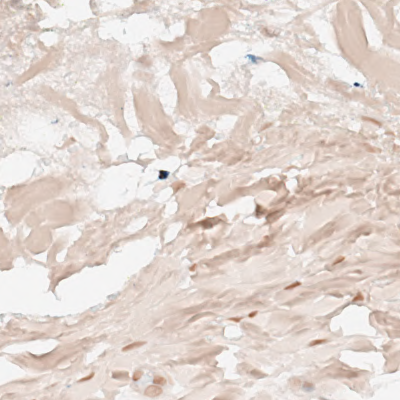
%> input picture Matlab algorithms/Segmentation/Sources/Case 4/CD3/subregions/DigitalPathology0.png, 400 x 400 px; its folder holds only this picture in this run
$ octave Main.m   (GNU Octave 9; MATLAB toolbox functions it lacks are replaced by stand-ins)
%> lines starting %> are read from the running program, lines starting %| are printed output that depends on the picture; in (x1, y1, x2, y2) boxes, pixels count from 0 and x2, y2 are one past the last pixel; in counts of white or black regions, pixels touching at a corner belong together; the program's own positions count from 1; long printed decimals are rounded
### Matlab algorithms/Segmentation/rgb2cmyk.m
% This function is used to convert image color channels from rgb to CMYK

function c = rgb2cmyk(c)

% RGB2CMYK   Converts between RGB- and CMYK- Colors
%
% RedGreenBlue <---> CyanMangentaYellowBlack
%
% CMYK = RGB2CMYK(  RGB )
%
%  RGB = RGB2CMYK( CMYK )
%
% RGB :  N by 3   , N Colors
% CMYK:  N by 4
%
%

s = size(c);
n = size(s,2);

m = s(2+(n==3));

if ~( isnumeric(c) & any( n == [ 2  3 ]) & ...
      any( m == [ 3  4 ] ) )
    error('Input must be a RGB or CMYK ColorMatrice.');
end

if isempty(c)
   return
end

u8 = strcmp(class(c),'uint8');
if u8
   c = double(c)/255;
end

sub = { ':'  ':' };
sub = sub(1:(1+(n==3)));

if m == 3
%  RGB --> CMYK

   c = 1 - c;
   k = min(c,[],n);

   c = c - k(sub{:},[1 1 1]);

   c = cat( n , c , k );

else
% CMYK --> RGB

   c = 1 - ( c(sub{:},[1 2 3]) + c(sub{:},[4 4 4]) );

end


if u8
   c = uint8(round(c*255));
end


### Matlab algorithms/Segmentation/regionSelection.m
%----------------------------Function file----------------------------%
% This file is used to finalized the cell list for coordinate extraction
% for the current subregion.
% Only the cells that passed the morphometric filters (i.e. the circularity and area are both below the thresholds)
%will be recorded as
% the final algorithmic detected cells.


function selected_region = regionSelection(BinaryImg, IndexList)

%-------------------Get the Pixels Id in each region----------------------%
[row, col] = size(BinaryImg);
PixelIdList = regionprops(BinaryImg, 'PixelIdxList');

%-------------------Get the size of PixelIdList---------------------------%

Length_Pixel_Id = length(PixelIdList);

%-------------------Get the Pixels of ruled out regions-------------------%

Index_length = length(IndexList);
for i = 1:Index_length
    RegionId = IndexList(i);
    Region_Pixels_Collective = PixelIdList(RegionId);

    Region_Pixels_Collective = struct2cell(Region_Pixels_Collective);
    Region_Pixels_Collective = cell2mat(Region_Pixels_Collective);
    %Num2handle = length(Region_Pixels_Collective);


    %----------Loop through the regions to be handled----------%
    Region_idx = Region_Pixels_Collective;
    %------------Get the number of pixles in this region-----------%
    Pixel_num = length(Region_idx);
    %-----------------For each pixel in this region----------------%
    for j = 1:Pixel_num
        Pixel = Region_idx(j);
        %-----------The integer part as row, remainder part as column-----%
        coordinate_x = mod(Pixel,row);
        coordinate_y = fix(Pixel/row);
        if coordinate_x > 0 && coordinate_y > 0
            BinaryImg(coordinate_x,coordinate_y+1) = 0;
        end
        if coordinate_y == 0
            coordinate_y = 1;
            BinaryImg(coordinate_x,coordinate_y) = 0;
        end
    end

end
%------------------------Eliminate noise----------------------------------%
selected_region = BinaryImg;
se=strel('disk',1);
selected_region=bwareaopen(selected_region,20);
selected_region=imclose(selected_region,se);

%-----------------------Redo watershed algorithm--------------------------%
D = -bwdist(~selected_region);

mask=imextendedmin(D,4);
D2=imimposemin(D,mask);
Ld=watershed(D);
Water_splited=selected_region;
Water_splited(Ld==0)=0;
selected_region=Water_splited;

### Matlab algorithms/Segmentation/Coordinates_record.m
% This function is used to save the coordinate of the centroid of each
% selected cells.

function Coordinates_record(selected_img, num)
bw_c = regionprops(selected_img,'centroid');
centroids_coordinates = cat(1, bw_c.Centroid);

% Write coordinates to txt file
FileName = sprintf('./Sources/Case 4/CD3/Coords/DigitalPathology%d_allPoint.txt',num);
%FileName = sprintf('./CD3_Case2_Points/DigitalPathology%d_allPoint.txt',num);

dlmwrite(FileName,centroids_coordinates,'delimiter','\t');

### Matlab algorithms/Segmentation/Main.m
%----------------------------Image Information----------------------------%
% With treatment, breast cancer.
% In this study, the resolution of WSIs is ~0.497 microns per pixel.
% 1 Pixel = 0.497 Microns, 1 Pixel^2  = 0.247 Microns^2

%%%% Note: Don't forget to change file path in this script and:
%%%% - Coordinate_record.m
%%%% before switching the slides

format compact, close all, clear all, clc;
% alternative set of standard values (HDAB from Fiji)

% Batch file processing
PathRoot = './Sources/Case 4/CD3/subregions'; % File path where subregions are stored

% Counting numbers of tiles
fileNum=length(dir(PathRoot))-2;
Cell_tot = zeros(fileNum, 1);
CMYK_dist = zeros(1,0);

for num = 0:fileNum-1
    num; % print current loop index
    imageFileName = sprintf('DigitalPathology%d.png',num);

    %------------Claim file paths------------%
    Current_path = pwd;

    Segment_image_path = './Sources/Case 4/CD3/subregions'; %'./Sources/Case5/CD20'
    cd(Segment_image_path)
    img=imread(imageFileName);
%> img is the input picture: size 400x400x3 uint8; mean R, G, B 226.2, 214.4, 208.1
    [row, col,dim] = size(img);
%> row = 400; col = 400; dim = 3
    cd(Current_path)

    img_double = im2double(img)*255;
    channel_1 = img_double(:,:,1);
    channel_2 = img_double(:,:,2);
    channel_3 = img_double(:,:,3);
    Color_distance = zeros(row,col);
    split_1 = img(:,:,1);
    split_2 = img(:,:,2);
    split_3 = img(:,:,3);

% Introduce CMYK model, filter background images
    img_cmyk = rgb2cmyk(img);
%> in rgb2cmyk, `c = 1 - c;`:
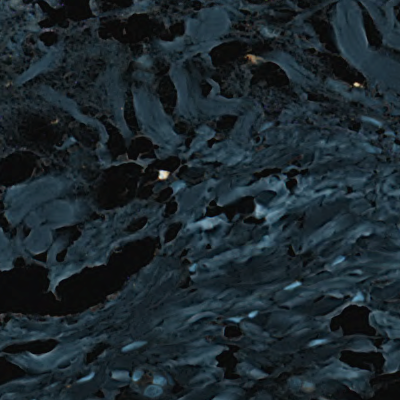
%> c: size 400x400x3 double; mean R, G, B 0.113, 0.159, 0.184
%> in rgb2cmyk, `k = min(c,[],n);`:
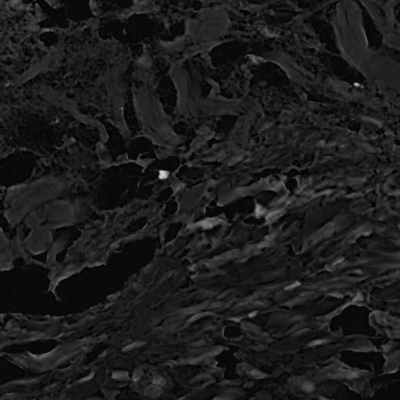
%> k: size 400x400 double; min 0, max 0.847, mean 0.113
%> in rgb2cmyk, `c = c - k(sub{:},[1 1 1]);`:
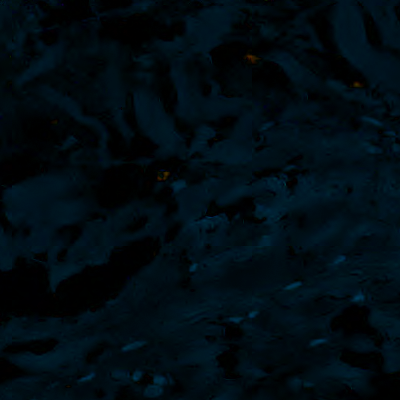
%> c: size 400x400x3 double; mean R, G, B 0.000456, 0.0467, 0.0714
    img_yellow = img_cmyk(:,:,3);
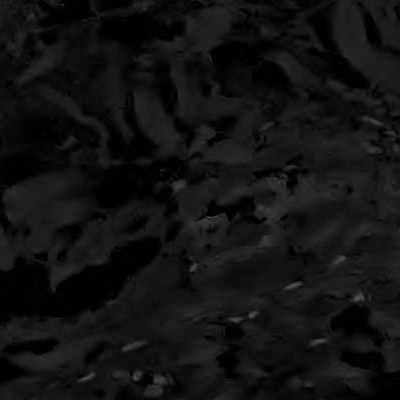
%> img_yellow: size 400x400 uint8; min 0, max 87, mean 18.2
    CMYK_dist = [CMYK_dist;mean(mean(img_yellow))];
%> CMYK_dist = 18.22
    % Set manually tuned thresholds to rule out background and overstained
    % tiles
    if  mean(mean(channel_3)) >= 120  && mean(mean(img_yellow)) < 35 && mean(mean(channel_3)) < 220 % 2 for yellow channel
        for i=1:row
            for j = 1:col
                % Set reference color vector
                Color_distance(i, j) = sqrt((channel_1(i,j)- .75)^2+ (channel_2(i,j)-47.93)^2 + (channel_3(i,j)-91.5543)^2);
                % Set manually tuned thresholds to allow color variability
                if Color_distance(i,j) < 155
                    Color_distance(i,j) = 1;
                else
                    Color_distance(i,j) = 0;
                end
            end
        end
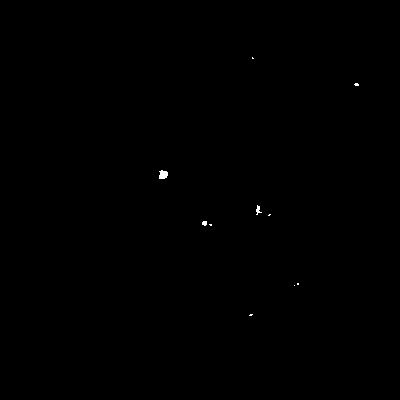
%> Color_distance: size 400x400 double; values 0 (black) and 1 (white), 0.09% white; 10 white regions (7 under 20 px), largest, box (x1, y1, x2, y2) and area: (159, 170, 168, 179) 65, (256, 205, 262, 215) 29, (202, 221, 207, 226) 21
    end
    Dist_max = max(Color_distance);
%> Dist_max = 400 values, max 1 at index 160, min 0 at index 1, mean 0.0975
    Dist_logical = logical(Color_distance);
    %figure;
    %imshow(Dist_logical)

    % Morphological operations
    se=strel('disk',1);
    bw3=bwareaopen(Dist_logical,20);
    bw4=imclose(bw3,se);
%> bw4: size 400x400 logical; 0.07% white; 3 white regions, box (x1, y1, x2, y2) and area: (159, 170, 168, 179) 65, (256, 205, 262, 215) 30, (202, 221, 207, 226) 21

    %figure
    %imshow(bw4);

    D = -bwdist(~bw4);
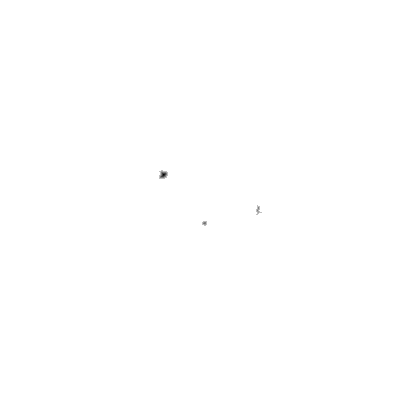
%> D: size 400x400 single; min -4, max 0, mean -0.00112; drawn with min black and max white

    mask=imextendedmin(D,4);
%> mask: size 400x400 logical; every value is 1
    D2=imimposemin(D,mask);
%> D2: size 400x400 single; every value is NaN or infinite
    Ld=watershed(D);
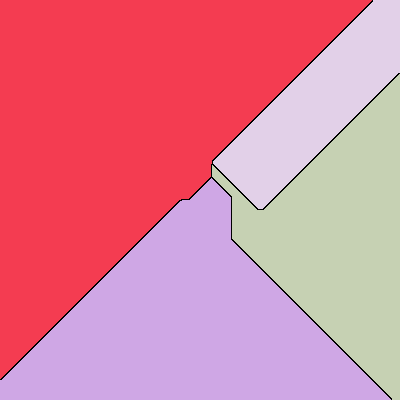
%> Ld: size 400x400 uint8; 5 distinct labels, from 0 to 4; one colour per label, 0 black
    Water_splited=bw4;
    Water_splited(Ld==0)=0;
%> Water_splited: size 400x400 logical; 0.07% white; 4 white regions (2 under 20 px), largest, box (x1, y1, x2, y2) and area: (159, 170, 168, 179) 65, (202, 221, 207, 226) 21
    show_img=Water_splited;

    %-----------------------Calculate Areas-----------------------------------%

    Area_aggregate= regionprops(show_img, 'Area');
%> Area_aggregate = 4 regions; Area: 65, 21, 17, 9
    Area_cell = struct2cell(Area_aggregate);
%> Area_cell = {65, 21, 17, 9}
    Area = cell2mat(Area_cell);
%> Area = [65 21 17 9]
    cell_number_initial = length(Area);
%> cell_number_initial = 4

    %---------------------Calculate Major/Minor AxisLength--------------------%
    Major_axis_struct = regionprops(show_img,'MajorAxisLength');
%> Major_axis_struct = 4 regions; MajorAxisLength: 9.92, 5.44, 6.06, 4.4
    Major_axis_cell = struct2cell(Major_axis_struct);
%> Major_axis_cell = {9.92, 5.44, 6.06, 4.4}
    Major_axis = cell2mat(Major_axis_cell);
%> Major_axis = [9.92 5.44 6.06 4.4]

    Minor_axis_struct = regionprops(show_img,'MinorAxisLength');
%> Minor_axis_struct = 4 items; MinorAxisLength: 8.84, 5.12, 5.3, 2.86
    Minor_axis_cell = struct2cell(Minor_axis_struct);
%> Minor_axis_cell = {8.84, 5.12, 5.3, 2.86}
    Minor_axis = cell2mat(Minor_axis_cell);
%> Minor_axis = [8.84 5.12 5.3 2.86]
    Ovality = Major_axis - Minor_axis;
%> Ovality = [1.08 0.317 0.765 1.55]
    Ovality_mean = mean(Ovality);
%> Ovality_mean = 0.927

    %---------------------Calculate Perimeters--------------------------------%

    Perimeter_aggregate = regionprops(show_img, 'Perimeter');
%> Perimeter_aggregate = 4 regions; Perimeter: 27.99, 13.29, 16.77, 8.15
    Peri_cell = struct2cell(Perimeter_aggregate);
%> Peri_cell = {27.99, 13.29, 16.77, 8.15}
    Perimeter = cell2mat(Peri_cell);
%> Perimeter = [27.99 13.29 16.77 8.15]

    %-------------------Find the microns area of cells------------------------%
    Area_microns = Area.*0.247; % convert the unit from pixel^2 -> um^2
%> Area_microns = [16.05 5.19 4.2 2.22]
    Area_mean = mean(Area_microns);
%> Area_mean = 6.92
    Area_std = std(Area_microns);
%> Area_std = 6.22

    %-----------------Find the microns perimeters of cells--------------------%

    Perimeter_microns = Perimeter.*0.497;
%> Perimeter_microns = [13.91 6.61 8.34 4.05]
    Peri_mean = mean(Perimeter_microns);
%> Peri_mean = 8.22
    Peri_std = std(Perimeter_microns);
%> Peri_std = 4.18

    %------------------Calculate the circularity for each cell----------------%
    Circularity = zeros(cell_number_initial,1);
    for i=1:cell_number_initial
        Circularity(i) = (Perimeter_microns(i).^2)./(4.*pi.*Area_microns(i));
    end
%> this loop made 4 passes
%> after the loop, Circularity = [0.959; 0.669; 1.32; 0.587]
    cell_number_correct = 0;
    IndexList = [];
    for i=1:cell_number_initial
        if Circularity(i) > 0.7 && Area_microns(i) > 10 && Area_microns(i) < 85
            cell_number_correct =  cell_number_correct + 1;
        else
            IndexList = [IndexList;i];
        end
    end
%> this loop made 4 passes
%> IndexList on passes 2 to 4: 2, [2; 3], [2; 3; 4]
%> cell_number_correct on pass 1: 1
    % Function: regionSelect is used to finalize the cell list from
    % candidate pool, based on above morphometrics
    selected_img = regionSelection(show_img, IndexList);
%> in regionSelection, `PixelIdList = regionprops(BinaryImg, 'PixelIdxList');`: PixelIdList = 4 items
%> in regionSelection, `Length_Pixel_Id = length(PixelIdList);`: Length_Pixel_Id = 4
%> in regionSelection, `Index_length = length(IndexList);`: Index_length = 3
%> the loop in regionSelection, `for i = 1:Index_length` made 3 passes
%> Pixel_num on passes 1 to 3: 21, 17, 9
%> after the loop in regionSelection, `for i = 1:Index_length`: BinaryImg: size 400x400 logical; 0.04% white; 1 white region, box (x1, y1, x2, y2) and area: (159, 170, 168, 179) 65
    s = regionprops(selected_img,'centroid');
%> s = 1 region; Centroid: [163.8 175.3]

    centroids = cat(1,s.Centroid);
%> centroids = [163.8 175.3]
% [11 lines of commented-out code are left out]
    coordinates_accumulate = zeros(0,2);
    Coordinates_record(selected_img,num);
%> in Coordinates_record, `bw_c = regionprops(selected_img,'centroid');`: bw_c = 1 region; Centroid: [163.8 175.3]
%> in Coordinates_record, `centroids_coordinates = cat(1, bw_c.Centroid);`: centroids_coordinates = [163.8 175.3]
    Circularity_mean = mean(Circularity);
%> Circularity_mean = 0.883

    perim=bwperim(selected_img);
%> perim: size 400x400 logical; 0.02% white in thin lines or dots, all inside (x1, y1, x2, y2) = (159, 170, 168, 179)
    r=img(:,:,1);
    g=img(:,:,2);
    b=img(:,:,3);
    r(perim)=255;
%> r: size 400x400 uint8; min 21, max 255, mean 226.2; mean of the top-left, top-right, bottom-left and bottom-right quarters 228.4, 224.2, 227.5, 224.8
    g(perim)=0;
%> g: size 400x400 uint8; min 0, max 253, mean 214.4
    b(perim)=0;
%> b: size 400x400 uint8; min 0, max 255, mean 208.1
    img(:,:,1)=r;
    img(:,:,2)=g;
%> img: size 400x400x3 uint8; mean R, G, B 226.2, 214.4, 208.1; mean of the top-left, top-right, bottom-left and bottom-right quarters 220.9, 213.2, 217.6, 213.1
    img(:,:,3)=b;


    if cell_number_correct ~= 0
        filepath = pwd;
        cd('./Sources/Case 4/CD3/Processed subregions') %'./Sources/Case5/CD20'
        imwrite(img,imageFileName)
        cd(filepath)
        fprintf('The number of cells are: %f \n',cell_number_correct);
%| The number of cells are: 1.000
        fprintf('The Circularity_mean is: %f, \n The Ovality_mean is: %f, \n The Area_mean is: %f, \n, The perimeter is: %d \n', Circularity_mean, Ovality_mean, Area_mean, Peri_mean);
%| The Circularity_mean is: 0.8829,
%|  The Ovality_mean is: 0.9273,
%|  The Area_mean is: 6.916,
%| , The perimeter is: 8.2246

        Cell_tot(num+1) = cell_number_correct;
    end
end
Cell_total = sum(Cell_tot);
%> Cell_total = 1
